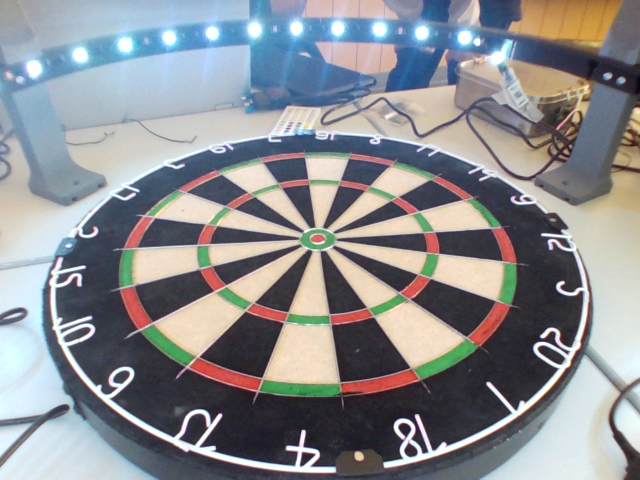
#> input picture V2/Dartboard_1.png, 640 x 480 px
$ python -i demo.py   (imports and definitions only)
#> lines starting #> are read from the running program, lines starting #| are printed output that depends on the picture
#> further down, picture is the input picture: shape (480, 640, 3); mean B, G, R 145.2, 141.4, 139.4
import cv2
import numpy as np
import time
import os
import math

# Windows Fix
# [3 lines not run here, left out]

class InnoweekDartScorer:
    def __init__(self):
        self.cam_ids = [1,2,3]  # Eure Kameras
        self.vidcaps = []
        self.board_circles = [(320,240,200)] * 3  # Start-Schätzung
        self.dart_scores = [0, 0, 0]  # Pro Kamera
        self.total_score = 0

    # [9 lines left out: function init_cameras, not called in this run]

    def find_board_circle(self, frame):
        """Scheibe finden - Robust für euer Setup"""
        gray = cv2.cvtColor(frame, cv2.COLOR_BGR2GRAY)
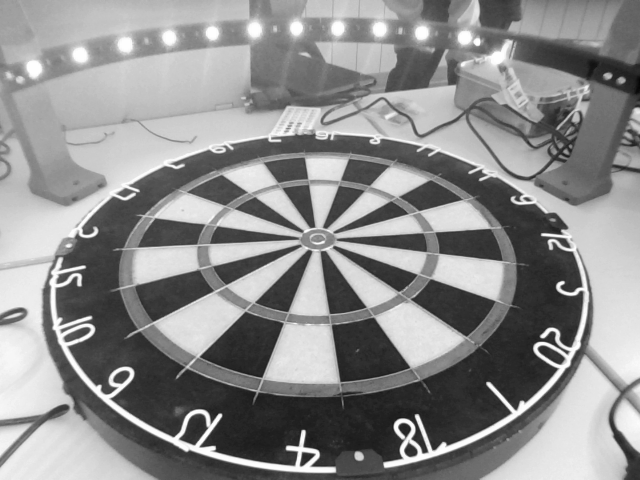
#> gray: shape (480, 640); min 6, max 254, mean 141.2
        gray = cv2.GaussianBlur(gray, (9,9), 2)
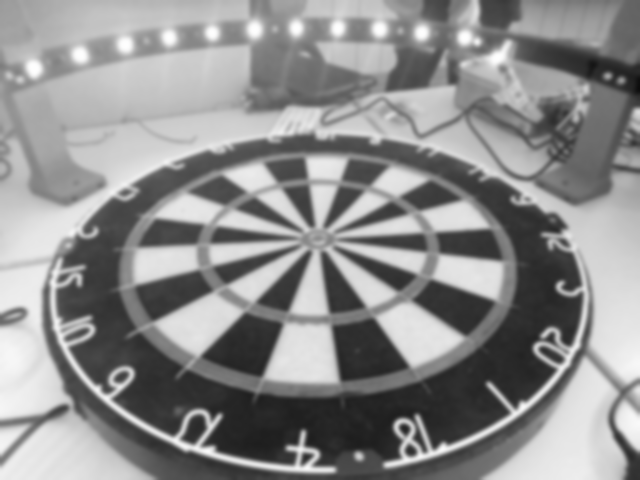
#> gray: shape (480, 640); min 12, max 254, mean 141.2

        # Edge detection
        edges = cv2.Canny(gray, 50, 150)
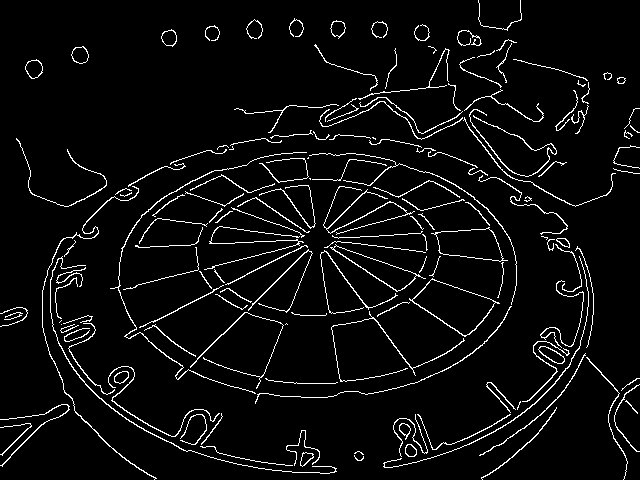
#> edges: shape (480, 640); 5% white in thin lines or dots

        # HoughCircles - angepasst an euer Bild
        circles = cv2.HoughCircles(edges, cv2.HOUGH_GRADIENT, 1.3, 100,
                                  param1=80, param2=25,
                                  minRadius=120, maxRadius=250)
#> circles = 26 rows, first 8: [459.5, 306.1, 132], [281.4, 229.4, 239.2], [320.4, 385.4, 234.9], [215.1, 324.3, 163.4], [324.3, 133.2, 249.2], [385.4, 238.5, 142], [258, 21.45, 220.6], [203.4, 424.4, 202]

        if circles is not None:
            circles = np.round(circles[0, :]).astype("int")
#> circles = 26 rows, first 8: [460, 306, 132], [281, 229, 239], [320, 385, 235], [215, 324, 163], [324, 133, 249], [385, 239, 142], [258, 21, 221], [203, 424, 202]
            # Größten Kreis nehmen
            best = max(circles, key=lambda c: c[2])
#> best = [324, 133, 249]
            return best
        return (320, 240, 180)  # Fallback

    # [116 lines left out: functions detect_darts, draw_board_overlay, run_demo, not called in this run]

# [3 lines not run here, left out]

>>> import cv2
>>> picture = cv2.imread('Dartboard_1.png')
>>> result = InnoweekDartScorer().find_board_circle(picture)
#> result = [324, 133, 249]

$ run again, on V2/Dartboard_2.png
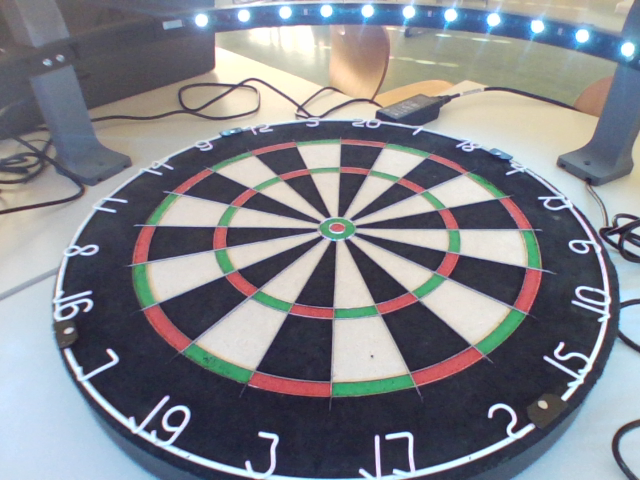
#> input picture V2/Dartboard_2.png, 640 x 480 px
#> picture is the input picture: shape (480, 640, 3); mean B, G, R 138.1, 131.4, 129.4
#> in find_board_circle, `gray = cv2.GaussianBlur(gray, (9,9), 2)`:
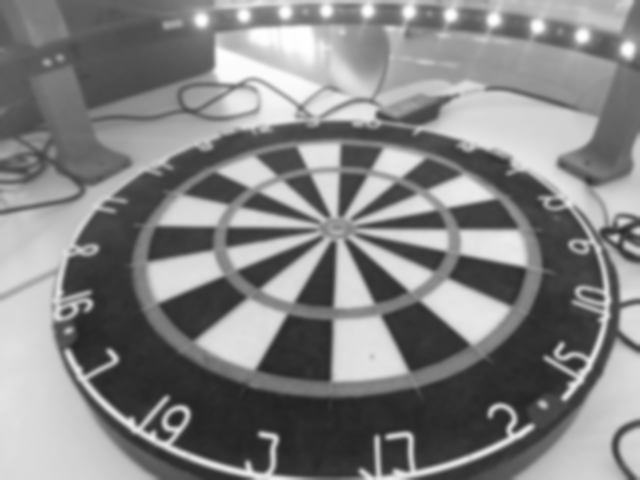
#> gray: shape (480, 640); min 35, max 254, mean 131.5
#> in find_board_circle, `edges = cv2.Canny(gray, 50, 150)`:
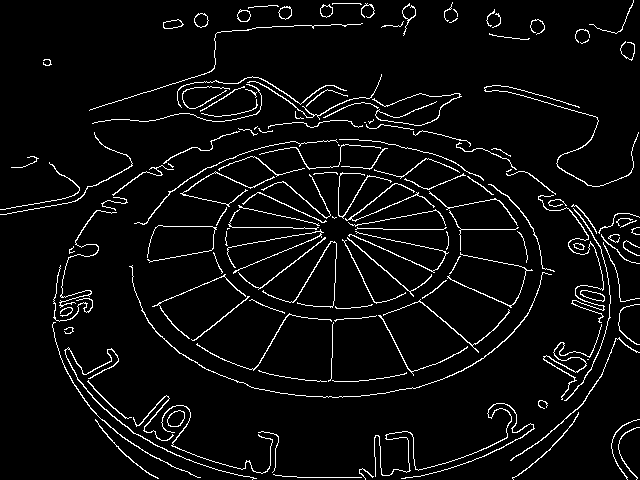
#> edges: shape (480, 640); 5.1% white in thin lines or dots
#> in find_board_circle, `circles = cv2.HoughCircles(edges, cv2.HOUGH_GRADIENT, 1.3, 100, param1..`: circles = 26 rows, first 8: [388, 234.6, 234.9], [272.3, 277.5, 200.6], [339.9, 371.1, 232.1], [472.5, 306.1, 146.3], [333.4, 143.6, 176.3], [164.4, 264.5, 172], [494.6, 450.4, 249.2], [416.6, 21.45, 209.2]
#> in find_board_circle, `circles = np.round(circles[0, :]).astype("int")`: circles = 26 rows, first 8: [388, 235, 235], [272, 278, 201], [340, 371, 232], [473, 306, 146], [333, 144, 176], [164, 265, 172], [495, 450, 249], [417, 21, 209]
#> best = [495, 450, 249]

$ run again, on V2/Dartboard_3.png
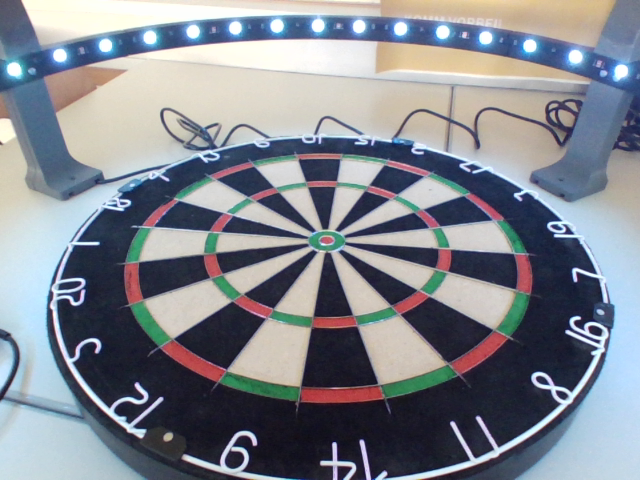
#> input picture V2/Dartboard_3.png, 640 x 480 px
#> picture is the input picture: shape (480, 640, 3); mean B, G, R 143.5, 135, 130.5
#> in find_board_circle, `gray = cv2.GaussianBlur(gray, (9,9), 2)`:
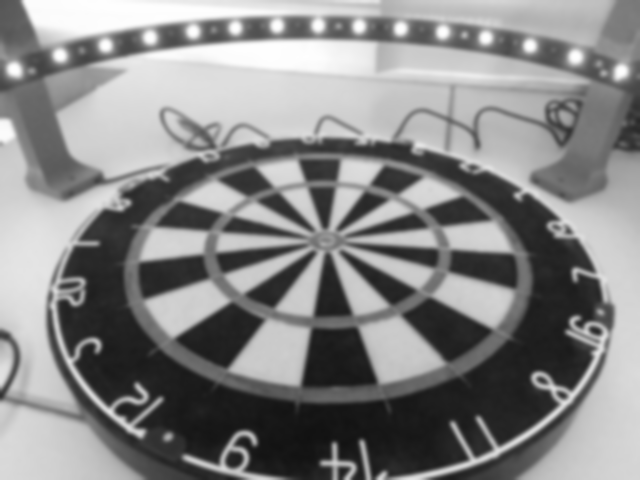
#> gray: shape (480, 640); min 17, max 254, mean 134.6
#> in find_board_circle, `edges = cv2.Canny(gray, 50, 150)`:
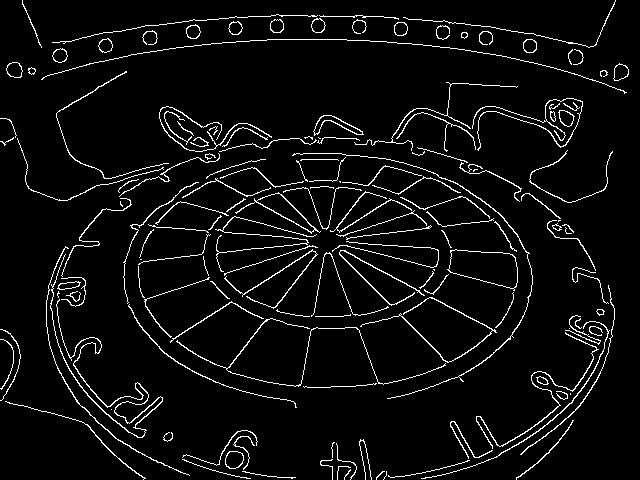
#> edges: shape (480, 640); 5.2% white in thin lines or dots
#> in find_board_circle, `circles = cv2.HoughCircles(edges, cv2.HOUGH_GRADIENT, 1.3, 100, param1..`: circles = 25 rows, first 8: [273.6, 246.3, 232.1], [385.4, 225.5, 247.8], [316.5, 151.4, 236.4], [325.6, 390.6, 239.2], [429.6, 329.5, 169.1], [199.5, 316.5, 144.8], [389.3, 43.55, 202], [485.5, 212.5, 184.9]
#> in find_board_circle, `circles = np.round(circles[0, :]).astype("int")`: circles = 25 rows, first 8: [274, 246, 232], [385, 226, 248], [317, 151, 236], [326, 391, 239], [430, 330, 169], [200, 317, 145], [389, 44, 202], [486, 213, 185]
#> best = [385, 226, 248]
